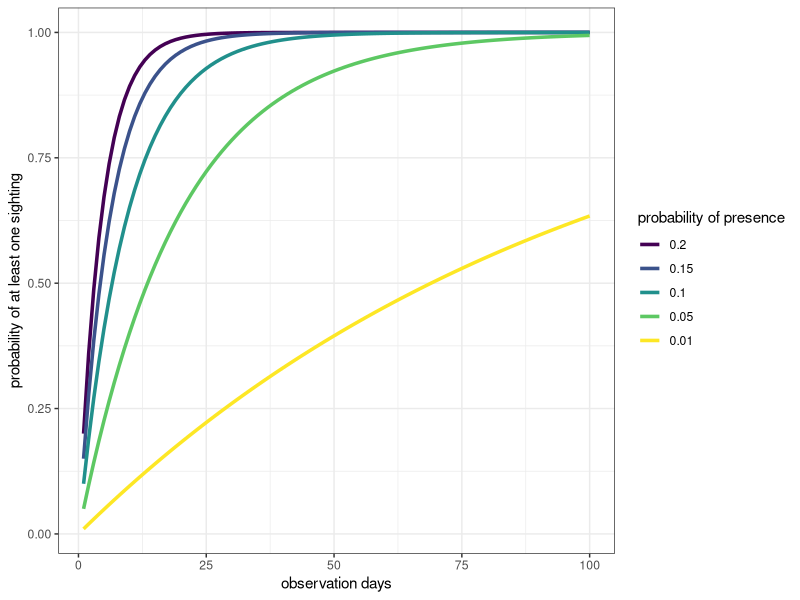

Here is the R script that generated this plot:
## ---- chunk 1
#| include: true
#| cache: true
#| message: false
#| results: 'hide'
#| fig-cap: "Probability of at least one sighting across days"
#| out-width: 150%

data_test <- data.frame(
  p_pr = c(0.01, .05, .1, .15, .20)
) |> 
  tidyr::crossing(
    day = seq(1,100)
  ) |>
  dplyr::mutate(
    p_ab = 1 - p_pr,
    p_pr1 = 1 - p_ab^day,
    p_pr = factor(p_pr) |> forcats::fct_rev()
  )
ggplot2::ggplot(
  data = data_test, 
  mapping = ggplot2::aes(
    x = day,
    y = p_pr1,
    group = p_pr,
    color = p_pr
  )
) + 
  ggplot2::geom_line(linewidth = 1.2) +
  ggplot2::labs(x = "observation days", y = "probability of at least one sighting", color = "probability of presence") +
  ggplot2::scale_colour_viridis_d(direction = 1) + 
  ggplot2::theme_bw()
  
